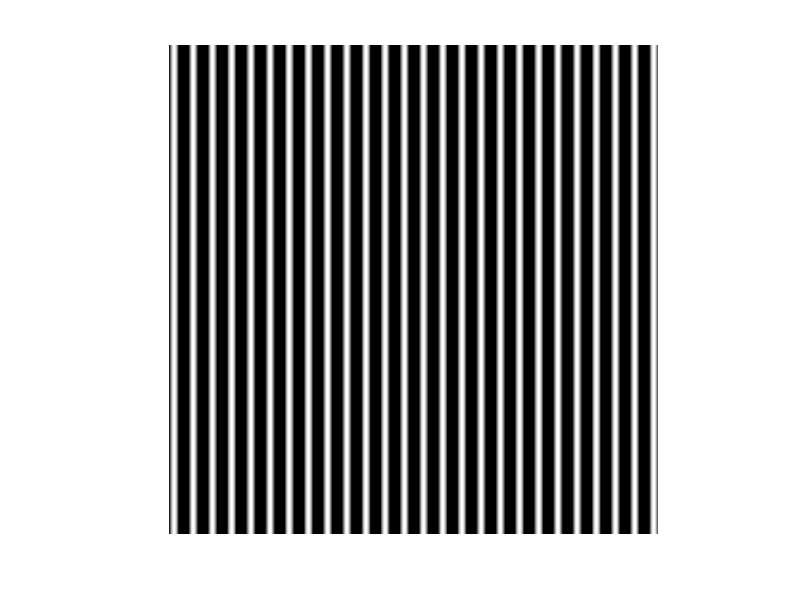
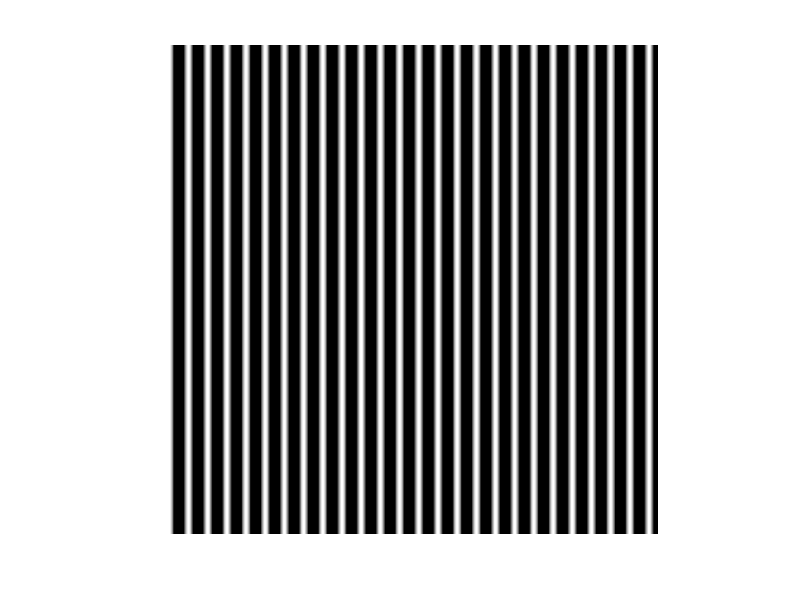
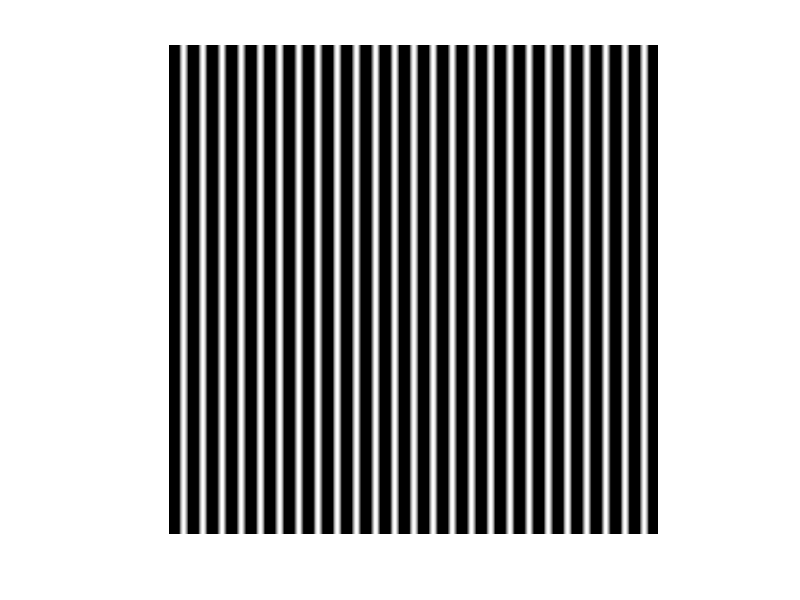
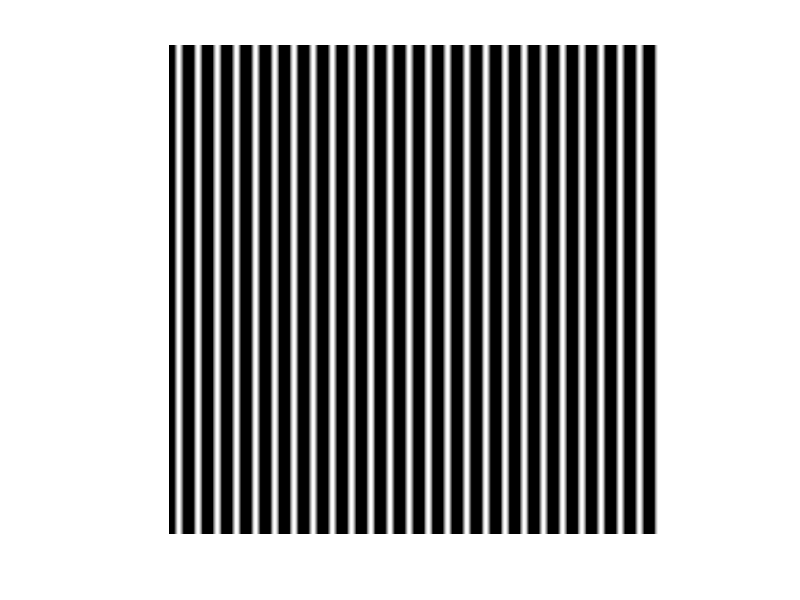

Source code (MATLAB) for these figures, in order:
clear all
clf
clc
I1=zeros(256,256);
I2=zeros(256,256);
I3=zeros(256,256);
I4=zeros(256,256);

figure(1);        %生成四幅干涉图并显示 
a=-80:0.1:80;
b=meshgrid(a);
I1=cos(b-pi);
%Ia(:,:,1)=I1;Ia(:,:,2)=0;Ia(:,:,3)=0;(red)

imshow(I1);

figure(2);
I2=cos(b-pi/2);
imshow(I2);

figure(3);
I3=cos(b);
imshow(I3);

figure(4);
I4=cos(b+pi/2);
imshow(I4);
for j=1:256
    for i=1:256
phase(i,j)=atan2(I2(i,j)-I4(i,j),I1(i,j)-I3(i,j));   
 end
    end

%四步相移法计算出相位
          
figure(5);
imshow(mat2gray(phase));

figure(6);
imshow(phase);

n=zeros(256,256);   %解包
n(1,1)=0;
for i=2:256
    if abs(phase(1,i)-phase(1,i-1))<pi
        n(1,i)=n(1,i-1);
    elseif phase(1,i)-phase(1,i-1)<=-pi
        n(1,i)=n(1,i-1)+1;
    elseif phase(1,i)-phase(1,i-1)>=pi
        n(1,i)=n(1,i-1)-1;
    end
end

for i=1:256
    for j=2:256
        if abs(phase(j,i)-phase(j-1,i))<pi
            n(j,i)=n(j-1,i);
        elseif phase(j,i)-phase(j-1,i)<=-pi
            n(j,i)=n(j-1,i)+1;
        elseif phase(j,i)-phase(j-1,i)>=pi
            n(j,i)=n(j-1,i)-1;
        end
    end
end    

pphase=phase+2*pi.*n;
figure(7);
imshow(mat2gray(pphase));
figure(8);
surf(pphase(2:end-1,2:end-1));
